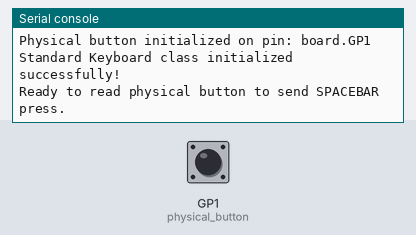
A program run on a simulated Raspberry Pi Pico running CircuitPython. Parts: the last lines printed to the serial console. The test bench sets the inputs (shaded band); at power-on: GP1 (physical_button) HIGH. USB keyboard and mouse output is not drawn.

Above: at 1.2 s.
1.3 s: GP1 (physical_button) pulled LOW for 0.15 s
At 1.43 s:
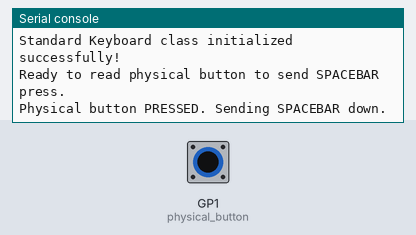
At 2.6 s:
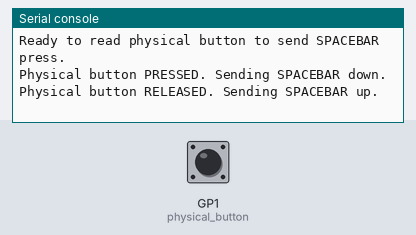

Measured:
- after the input at 1.3 s, the serial console: prints a new line at once (image 1)

The program:

code.py
```python
# code.py (Standard Keyboard Method)
# - For use with a standard boot.py that enables usb_hid.Device.KEYBOARD
# - This version sends a SPACEBAR press for maximum compatibility.
# - Corrected Keycode import and usage.

import time
import board
import digitalio
import usb_hid
from adafruit_hid.keyboard import Keyboard
from adafruit_hid.keycode import Keycode  # ** FIXED: Import Keycode **

print("Starting Standard Keyboard (Spacebar) Code...")

# --- Board-Specific Pin Configuration ---
# Set for your specific board and wiring!
# Example for Waveshare RP2040-Zero or Pico:
PHYSICAL_BUTTON_PIN = board.GP1

# --- Configuration for Physical Button Action ---
DEBOUNCE_DELAY = 0.03

# --- Setup Physical Button ---
try:
    physical_button = digitalio.DigitalInOut(PHYSICAL_BUTTON_PIN)
    physical_button.direction = digitalio.Direction.INPUT
    physical_button.pull = digitalio.Pull.UP
    print(f"Physical button initialized on pin: {PHYSICAL_BUTTON_PIN}")
except Exception as e:
    print(f"Error setting up physical button: {e}")
    while True: time.sleep(1) # Halt

# --- Initialize the Keyboard Class ---
keyboard = None
try:
    # The Keyboard class will find the standard keyboard device enabled in boot.py
    keyboard = Keyboard(usb_hid.devices)
    print("Standard Keyboard class initialized successfully!")
except Exception as e:
    print("--- CRITICAL ERROR ---")
    print(f"Could not initialize Keyboard class: {e}")
    print("Check that boot.py is enabling usb_hid.Device.KEYBOARD.")
    while True: time.sleep(1)


# --- Main Loop ---
if keyboard:
    print("Ready to read physical button to send SPACEBAR press.")

    last_physical_button_state = physical_button.value
    keyboard_key_is_pressed = False
    last_debounce_time = time.monotonic()

    while True:
        current_time = time.monotonic()
        current_physical_button_state = physical_button.value

        # --- Debounce and State Change Logic ---
        if current_physical_button_state != last_physical_button_state:
            if (current_time - last_debounce_time) > DEBOUNCE_DELAY:
                last_debounce_time = current_time

                if not current_physical_button_state:  # PRESSED
                    if not keyboard_key_is_pressed:
                        print("Physical button PRESSED. Sending SPACEBAR down.")
                        try:
                            keyboard.press(Keycode.SPACE) # ** FIXED: Changed Key to Keycode **
                            keyboard_key_is_pressed = True
                        except Exception as e_press:
                            print(f"ERROR sending KEY PRESS report: {e_press}")

                else:  # RELEASED
                    if keyboard_key_is_pressed:
                        print("Physical button RELEASED. Sending SPACEBAR up.")
                        try:
                            keyboard.release(Keycode.SPACE) # ** FIXED: Changed Key to Keycode **
                            keyboard_key_is_pressed = False
                        except Exception as e_release:
                            print(f"ERROR sending KEY RELEASE report: {e_release}")

                last_physical_button_state = current_physical_button_state

        time.sleep(0.001)

else:
    print("Halting because Keyboard was not initialized.")
```
